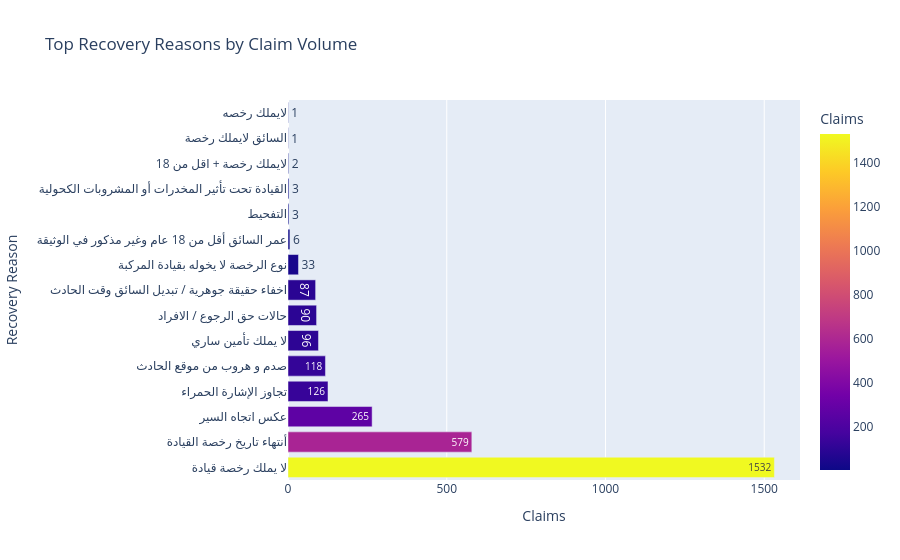

Notebook source saved alongside this figure:
### Markdown cell above
### Top Recovery Reasons

### Code cell
fig = px.bar(
    reason_summary.head(15),
    x="Claims",
    y="Recovery Reason",
    orientation="h",
    color="Claims",
    text="Claims",
    title="Top Recovery Reasons by Claim Volume"
)

fig.show()

### Figure 1 — Plotly figure (JSON) as saved in the notebook; plotly's stock layout.template omitted (floating-point values rounded to 4 significant figures)
{"data": [{"alignmentgroup": "True", "hovertemplate": "Claims=%{marker.color}<br>Recovery Reason=%{y}<extra></extra>", "legendgroup": "", "marker": {"color": [1532, 579, 265, 126, 118, 96, 90, 87, 33, 6, 3, 3, 2, 1, 1], "coloraxis": "coloraxis", "pattern": {"shape": ""}}, "name": "", "offsetgroup": "", "orientation": "h", "showlegend": false, "text": [1532, 579, 265, 126, 118, 96, 90, 87, 33, 6, 3, 3, 2, 1, 1], "textposition": "auto", "type": "bar", "x": [1532, 579, 265, 126, 118, 96, 90, 87, 33, 6, 3, 3, 2, 1, 1], "xaxis": "x", "y": ["لا يملك رخصة قيادة", "أنتهاء تاريخ رخصة القيادة", "عكس اتجاه السير", "تجاوز الإشارة الحمراء", "صدم و هروب من موقع الحادث", "لا يملك تأمين ساري", "حالات حق الرجوع / الافراد", "اخفاء حقيقة جوهرية / تبديل السائق وقت الحادث", "نوع الرخصة لا يخوله بقيادة المركبة", "عمر السائق أقل من 18 عام وغير مذكور في الوثيقة", "التفحيط", "القيادة تحت تأثير المخدرات أو المشروبات الكحولية", "لايملك رخصة + اقل من 18", "السائق لايملك رخصة", "لايملك رخصه"], "yaxis": "y"}], "layout": {"barmode": "relative", "coloraxis": {"colorbar": {"title": {"text": "Claims"}}, "colorscale": [[0, "#0d0887"], [0.1111, "#46039f"], [0.2222, "#7201a8"], [0.3333, "#9c179e"], [0.4444, "#bd3786"], [0.5556, "#d8576b"], [0.6667, "#ed7953"], [0.7778, "#fb9f3a"], [0.8889, "#fdca26"], [1, "#f0f921"]]}, "legend": {"tracegroupgap": 0}, "title": {"text": "Top Recovery Reasons by Claim Volume"}, "xaxis": {"anchor": "y", "domain": [0, 1], "title": {"text": "Claims"}}, "yaxis": {"anchor": "x", "domain": [0, 1], "title": {"text": "Recovery Reason"}}}}
